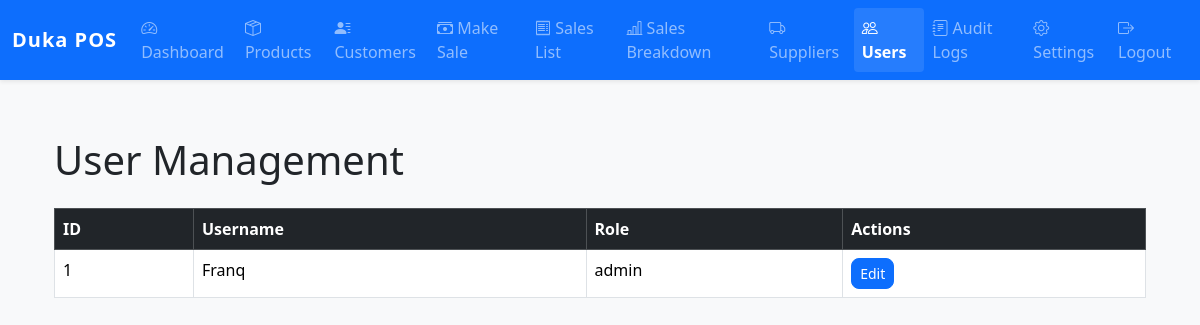
The app's page /admin/users (signed in) with its own data.
### models.py (models this page shows, shortened)
class User(db.Model):
    id = db.Column(db.Integer, primary_key=True)
    username = db.Column(db.String(80), unique=True, nullable=False)
    password_hash = db.Column(db.String(128), nullable=False)
    role = db.Column(db.String(20), nullable=False, default='staff')  # 'admin' or 'staff'

### app.py (the view)
@app.route('/admin/users')
@login_required(role='admin')
def user_list():
    users = User.query.all()
    return render_template('user_list.html', users=users)

### app.py (called while the page is built)
def login_required(role=None):
    def decorator(f):
        from functools import wraps
        @wraps(f)
        def decorated_function(*args, **kwargs):
            if 'user_id' not in session:
                return redirect(url_for('login'))
            if role and session.get('role') != role:
                flash('You do not have permission to access this page.', 'danger')
                return redirect(url_for('home'))
            return f(*args, **kwargs)
        return decorated_function
    return decorator

@app.context_processor
def inject_business_details():
    keys = ['business_name', 'business_address', 'business_contact', 'tax_info', 'business_email', 'website', 'receipt_footer', 'business_logo']
    settings = {key: Setting.query.filter_by(key=key).first() for key in keys}
    return dict(business_settings=settings)

### templates/user_list.html (shortened to what this page needs)
{% extends "base.html" %}
{% block content %}
<div class="container">
    <h1 class="mb-4">User Management</h1>
    <table class="table table-bordered">
        <thead class="table-dark">
            <tr>
                <th>ID</th>
                <th>Username</th>
                <th>Role</th>
                <th>Actions</th>
            </tr>
        </thead>
        <tbody>
            {% for user in users %}
            <tr>
                <td>{{ user.id }}</td>
                <td>{{ user.username }}</td>
                <td>{{ user.role }}</td>
                <td>
                    <a href="{{ url_for('edit_user', user_id=user.id) }}" class="btn btn-sm btn-primary">Edit</a>
                </td>
            </tr>
            {% endfor %}
        </tbody>
    </table>
</div>
{% endblock %}

### templates/base.html (style rules this page uses)
body { background-color: #f8f9fa; font-family: 'Segoe UI', 'Roboto', Arial, sans-serif; }
.container { margin-top: 2rem; }
.btn, .form-control, .form-select { border-radius: 0.5rem; }

### records on screen
User: id "1", username "Franq", role "admin"
